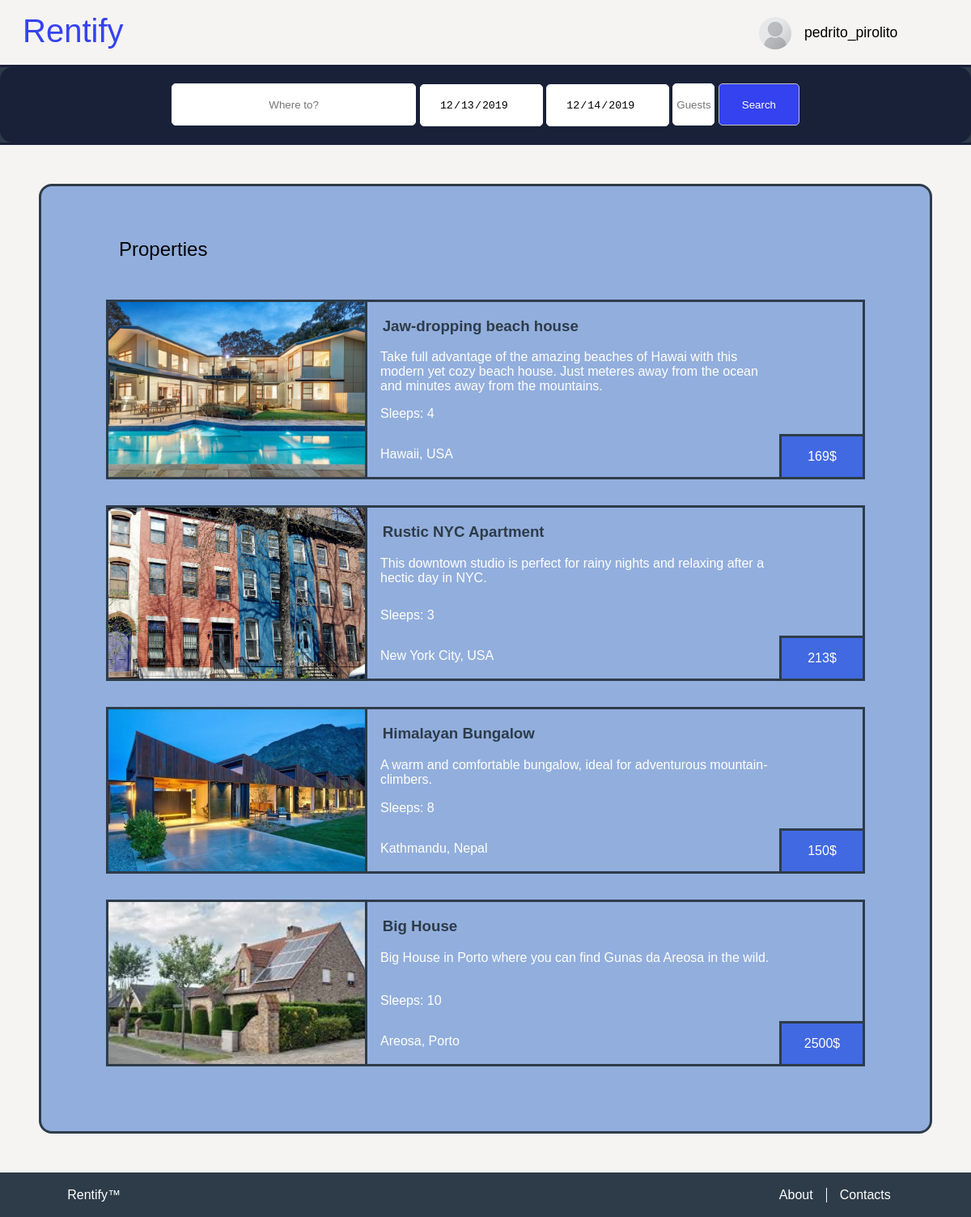
The app's page /pages/search_page.php (signed in) with its own data.
### tables this page shows
CREATE TABLE User(
    username TEXT UNIQUE PRIMARY KEY,
    full_name TEXT NOT NULL,
    birthdate DATE NOT NULL,
    phone INTEGER NOT NULL,
    email TEXT NOT NULL,
    password_hash INTEGER NOT NULL,
    image_name TEXT NOT NULL 
);

CREATE TABLE PropertyImage(
    property_id INTEGER REFERENCES Property(id),
    image_name TEXT NOT NULL,
    PRIMARY KEY(property_id, image_name)
);

CREATE TABLE Property(
    id INTEGER PRIMARY KEY AUTOINCREMENT,
    owner_username TEXT REFERENCES User(username) ON DELETE CASCADE ON UPDATE CASCADE,
    title TEXT NOT NULL,
    price_per_day REAL NOT NULL,
    location TEXT NOT NULL,
    description TEXT NOT NULL,
    sleeps INTEGER NOT NULL,

    CONSTRAINT minimum_sleeps CHECK (sleeps > 0)
);

### database/user.php (called while the page is built, shortened)
<?php
  include_once "../database/connection.php";
  function getUserImagePath($username) {
    global $db;
    $stmt = $db->prepare('
        SELECT image_name
        FROM User
        WHERE username = ?
    ');
    $stmt->execute(array($username));
    return $stmt->fetch();
  }
?>

### database/search.php (called while the page is built)
<?php
	include_once "../database/connection.php";
	include_once "reservations.php";
    function getPropertyByLocation($location){
        global $db;
		$stmt = $db->prepare('
			SELECT Property.*, PropertyImage.image_name as image
			FROM Property
			JOIN PropertyImage
            ON Property.id = PropertyImage.property_id'
        );
        $stmt->execute();
        $articles = $stmt->fetchAll();
		$location = preg_quote($location);
		$pattern = '#\b'.$location.'\b#i';
        $matches = [];
        $index = 0;
        foreach($articles as $article) {
            if (preg_match($pattern, $article['location'])) {
                $matches[$index] = $article;
                $index++;
            }
        }
		return $matches;
	}
	function getPropertyByLocationBetweenDates($location, $start_date, $end_date){
        $properties = getPropertyByLocation($location);
		$matches = array();
		foreach ($properties as $property) {
			try{
				$reservations = getHouseReservationsBetweenDates($property['id'], $start_date, $end_date);
				if(count($reservations) == 0)
					array_push($matches, $property);
			}catch(PDOException $e){
				die($e->getMessage());
			}
		}
		return $matches;
	}
	function searchProperties($location, $start_date, $end_date, $guests){
		$properties = getPropertyByLocationBetweenDates($location, $start_date, $end_date);
		$matches = array();
		foreach ($properties as $property) {
			if($property['sleeps'] >= $guests)
				array_push($matches, $property);
		}
		return $matches;
	}
?>

### database/reservations.php (called while the page is built, shortened)
<?php
    include_once "../database/connection.php";
    function getHouseReservationsBetweenDates($id_property, $start_date, $end_date){
        global $db;
        $stmt = $db->prepare('
            SELECT * FROM Reservation
            WHERE id_property = ?
                  AND ((date_start >= Date(?) AND date_end <= Date(?))
                       OR (date_end >= Date(?) AND date_start <= Date(?))
                       OR (date_start <= Date(?) AND date_end >= Date(?)))
            ');
        $stmt->execute(array($id_property, $start_date, $end_date, $end_date, $end_date, $start_date, $start_date));
        return $stmt->fetchAll();
    }
?>

### pages/search_page.php (the view, shortened to what this page needs)
<?php
    include_once "../database/property.php";
    include_once "../database/search.php";
    include_once "../templates/tpl_common.php";
    include_once "../templates/tpl_scroll_top.php";
    $location = $_POST['location'];
    $start_date = $_POST['start_date'];
    $end_date = $_POST['end_date'];
    $guests = $_POST['guests'];
    document_main_part();
?>
    <link rel="stylesheet" type="text/css" href="../css/search_page.css">
    <link rel="stylesheet" type="text/css" href="../css/search_bar.css">
    <link rel="stylesheet" type="text/css" href="../css/properties_list.css">
</head>
<body>
    <?php draw_body_header(); ?>
    <section id="search_bar">
        <?php draw_search_bar(); ?>
    </section>
    <section id="properties">
        <h2 id="properties_h">Properties</h2>
        <?php
        $articles = searchProperties($location, $start_date, $end_date, $guests);
        if(count($articles) == 0){
        ?>
        <article id="not_found">
            <img src="../images/search.png" alt="Not found"/>
            <p>No results were found for the specified search.</p>
        </article>
        <?php
        }
        else{
        foreach($articles as $propertyArticle){
        ?>
        <a href="property_page.php?property=<?=$propertyArticle['id']?>">
            <article id="property">
                <div id="image">
                    <img src="../images/<?=$propertyArticle['image'] ?>" alt="<?=$propertyArticle['image']?>"/>
                </div>
                <h3 id="property_name"><?=$propertyArticle['title']?></h3>
                <p id="description"><?=$propertyArticle['description']?></p>
                <div id="price_box">
                    <p id="price"><?=$propertyArticle['price_per_day']?></p>
                </div>
                <p id="sleeps"><?=$propertyArticle['sleeps']?></p>
                <p id="location"><?=$propertyArticle['location']?></p>
            </article>
        </a>
        <?php }
        }
        ?>
    </section>
<?php
    draw_footer(true);
?>

### templates/tpl_common.php (shortened to what this page needs)
<?php
include_once "../includes/init.php";
include_once "../database/user.php";
function draw_user_image(){
    $image_name = getUserImagePath($_SESSION['username']);
    $image_path = "../images/".$image_name['image_name'];
    echo "<img src=".$image_path." alt=\"User's photo\" id=\"user_photo\">";
}
function draw_body_header(){
    draw_header('user.php', 'Profile');
}
function draw_header($page, $name){
?>
    <header>
        <div id="fixed">
        <h1><a href="index.php"> Rentify </a></h1>
        <?php
        if(isset($_SESSION['username'])) {
        ?>
            <div class="dropdown">
                <?php draw_user_image(); ?>
                <button  class="dropdown_button" id="user_badge" > <?php echo $_SESSION['username'] ?> </button>
            </div>
        <?php
        }
        ?>
        </div>
    </header>
<?php
}
?>
<?php
function draw_search_bar(){
?>
    <form id="search_form" action="search_page.php" method="post">
        <div class="search_box">
            <input class="location" name="location" type="text" placeholder="Where to?"/>
            <input class="date" name="start_date" type="date" value="2019-11-13" min="2019-11-13"/>
            <input class="date" name="end_date" type="date" value="2019-11-14" min="2019-11-14"/>
            <input class="guests" name="guests" type="number" placeholder="Guests" min="1" required/>
            <input class="search_button" type="submit" value="Search"/>
        </div>
    </form>
<?php
}
function document_main_part(){
?>
<!DOCTYPE html>
<html lang="en">
    <head>
        <link href="../css/layout.css" rel="stylesheet">
        <link href="../css/style.css" rel="stylesheet">
<?php
}
function draw_footer($include_button){
?>
        <footer id="footer">
            <p><a href="../pages/index.php">Rentify™</a></p>
            <ul>
                <li><a href="../pages/about.php">About</a></li>
                <li><a href="../pages/contacts.php">Contacts</a></li>
            </ul>
        </footer>
    </body>
</html>
<?php
}
?>

### css/layout.css (style rules this page uses)
body { background-color: #F5F4F3; margin: 0; height: 100vh; display: grid; grid-template-rows: [header] auto [nav] auto [properties] 1fr [footer] auto [end]; }
body > header { height: 3.0em; }
body > header h1 { grid-column: 1; grid-row-start: 1; grid-row-end: 3; padding-left: 0.3em; padding-right: 0.3em; }
body > header #user_photo { width: 40px; border-radius: 50%; align-self: center; }
body > header #user_badge { font-size: 1.1em; color: black; }
.dropdown { display: grid; grid-column: 3; grid-row: 1; grid-template-columns: 1fr 1fr; grid-template-rows: 1.2fr 0.1fr; justify-items: start; margin-right: 3em; }
.dropdown .dropdown_button { width: 190px; cursor: pointer; font-size: 16px; border: none; outline: none; color: white; padding: 14px 16px; background-color: inherit; font-family: inherit; margin: 0; grid-row: 1; grid-column: 2; text-align: left; }

### css/style.css (style rules this page uses)
body > header { padding-bottom: 2em; z-index: 2; }
body > header #fixed { position: fixed; padding: 1em; background-color: #F5F4F3; height: inherit; width:100%; display: grid; grid-template-columns: 6fr auto 1fr; }
body > header h1 { margin: 0; }
body > header a { color: #3542f0; font-weight: lighter; text-decoration: none; outline: none; }
body { font-family: 'Trebuchet MS', Helvetica, sans-serif; color: black; font-weight: lighter; }
body h1, body h2 { font-family: 'Trebuchet MS', Helvetica, sans-serif; color: black; font-weight: lighter; }
header h1 { font-size: 2.5em; }
#footer { font-family: "Helvetica"; }
html { height: 100%; }
#footer { display: grid; grid-template-columns: auto 0.1fr; background-color: #2e3c49; padding: 0.2em; text-align: center; margin: 0; height: 3em; align-self: end; }
#footer p { grid-column: 1; text-align: left; margin-left: 5em; }
#footer ul { display: flex; grid-column: 2; flex-direction: row; padding-left: 0%; text-align: right; margin-right: 5em; }
#footer li { display: block; flex: 1; list-style-type: none; padding-right: 1em; padding-left: 1em; }
#footer li:first-of-type { border-right: 1px solid white; }
#footer a { color: white; text-decoration: none; }

### css/search_page.css (style rules this page uses)
#search_bar { background: #2e3c49; text-align: center; border-top: solid rgba(5, 6, 43, 0.5); border-bottom: solid rgba(5, 6, 43, 0.5); }
#properties { background-color: #FFFFFF; }

### css/search_bar.css (style rules this page uses)
.search_box .location, .search_box .date, .search_box .guests { height: 50px; padding: 0px; text-align: center; border-radius: 5px; border: 1.2px solid #FFFFFF; }
.search_box .location { width: 300px; }
.search_box .date { width: 150px; }
.search_box .guests { width: 50px; }
.search_box .search_button { height: 52px; width: 100px; padding: 0em; background: #3542f0; color: #ffffff; border-radius: 5px; border: 1.2px solid rgb(195, 197, 193); }
.search_box { background-color: rgba(5, 6, 43, 0.5); padding: 20px 30px; border-radius: 15px; }
[type="date"] { background:#fff url(https://cdn1.iconfinder.com/data/icons/cc_mono_icon_set/blacks/16x16/calendar_2.png) 97% 50% no-repeat ; }

### css/properties_list.css (style rules this page uses)
#properties { background-color: #92aedd; padding: 1em 3em 3em 3em; margin: 3em; border: solid #2e3c49; border-radius: 1em; }
#properties #properties_h { color: black; margin: 2em; }
#properties #property { display: grid; border: solid #2e3c49; grid-template-columns: 320px auto 103px; grid-template-rows: auto 1fr; margin: 2em; }
#properties a { text-decoration: none; }
#properties #property #image { background: #92aedd; border-right: solid #2e3c49; grid-column: 1; grid-row-start: 1; grid-row-end: 6; display:flex; align-items: center; min-height: 200px; overflow: hidden; }
#properties #property #image img { margin: auto; width:100%; height:100%; object-fit:cover; align-self: center; }
#properties #property #property_name { grid-column: 2; grid-row: 1; padding-left: 1em; color: #2e3c49; }
#properties #property #description { grid-column-start: 2; grid-column-end: 3; grid-row: 2; padding-left: 1em; color: white; margin: 0%; }
#properties #property #sleeps::before { content: 'Sleeps: ' }
#properties #property #sleeps { grid-column: 2; grid-row: 3; padding-left: 1em; color: white; }
#properties #property #price_box { grid-column: 3; grid-row: 4; align-self: end; height: 50px; width: 100px; border: solid #2e3c49; border-width: 0.2em 0em 0em 0.2em; background: royalblue; }
#properties #property #price { text-align: center; color: white; }
#properties #property #price::after { content: '$'; }
#properties #property #location { grid-column: 2; grid-row: 4; padding-left: 1em; color: white; }

### records on screen
user: image_name (placeholder picture)
propertyimage: image_name (picture), property.title "Jaw-dropping beach house", property.description "Take full advantage of the amazing beaches of Hawai with this modern yet cozy beach house. Just meteres away from the ocean and minutes away from the mountains.", property.price_per_day "169", property.sleeps "4", property.location "Hawaii, USA"
propertyimage: image_name (picture), property.title "Rustic NYC Apartment", property.description "This downtown studio is perfect for rainy nights and relaxing after a hectic day in NYC.", property.price_per_day "213", property.sleeps "3", property.location "New York City, USA"
propertyimage: image_name (picture), property.title "Himalayan Bungalow", property.description "A warm and comfortable bungalow, ideal for adventurous mountain-climbers.", property.price_per_day "150", property.sleeps "8", property.location "Kathmandu, Nepal"
propertyimage: image_name (picture), property.title "Big House", property.description "Big House in Porto where you can find Gunas da Areosa in the wild.", property.price_per_day "2500", property.sleeps "10", property.location "Areosa, Porto"

### other values on screen
$_SESSION['username'] "pedrito_pirolito"
